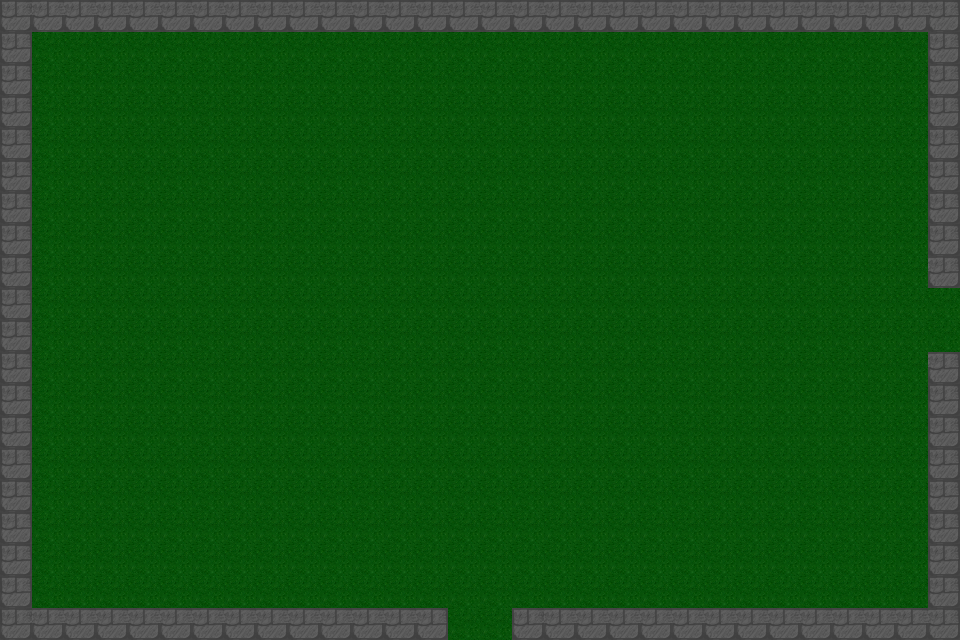

The image is a tile-based game level rendered from a .tmx file. Its description and complete source (layers, tilesets, objects, tile grids) follow:
An orthogonal 30x20 tile map with 32x32 px tiles, 1 tile layer (Tile layer 1), 2 tilesets and 15 objects.

<map version="1.10" tiledversion="1.11.2" orientation="orthogonal" renderorder="right-down" width="30" height="20" tilewidth="32" tileheight="32" infinite="0" nextlayerid="3" nextobjectid="1">
    <tileset firstgid="1" name="Town Tileset" tilewidth="32" tileheight="32" tilecount="64" columns="8">
        <image source="../tiles/World H Tileset.png" trans="ff00ff" width="256" height="256" />
        <tile id="4">
            <objectgroup draworder="index" id="2">
                <object id="1" x="0" y="0" width="32" height="32" />
            </objectgroup>
        </tile>
        <tile id="5">
            <objectgroup draworder="index" id="2">
                <object id="1" x="0" y="0" width="32" height="32" />
            </objectgroup>
        </tile>
        <tile id="6">
            <objectgroup draworder="index" id="2">
                <object id="1" x="0" y="0" width="32" height="32" />
            </objectgroup>
        </tile>
        <tile id="7">
            <objectgroup draworder="index" id="2">
                <object id="1" x="0" y="0" width="32" height="32" />
            </objectgroup>
        </tile>
        <tile id="8">
            <objectgroup draworder="index" id="2">
                <object id="1" x="0" y="0" width="32" height="32" />
            </objectgroup>
        </tile>
        <tile id="10">
            <objectgroup draworder="index" id="2">
                <object id="1" x="0" y="32" width="32" height="0" />
            </objectgroup>
        </tile>
        <tile id="11">
            <objectgroup draworder="index" id="2">
                <object id="1" x="0" y="32" width="32" height="0" />
                <object id="2" x="32" y="0" width="0" height="32" />
            </objectgroup>
        </tile>
        <tile id="12">
            <objectgroup draworder="index" id="2">
                <object id="1" x="32" y="0" width="0" height="32" />
            </objectgroup>
        </tile>
        <tile id="13">
            <objectgroup draworder="index" id="2">
                <object id="1" x="0" y="32" width="32" height="0" />
                <object id="2" x="0" y="32" width="32" height="0" />
                <object id="3" x="0" y="0" width="0" height="32" />
            </objectgroup>
        </tile>
        <tile id="14">
            <objectgroup draworder="index" id="2">
                <object id="1" x="0" y="0" width="0" height="32" />
            </objectgroup>
        </tile>
        <tile id="16">
            <objectgroup draworder="index" id="2">
                <object id="1" x="0" y="0" width="32" height="32" />
            </objectgroup>
        </tile>
        <tile id="24">
            <objectgroup draworder="index" id="2">
                <object id="1" x="0" y="0" width="32" height="32" />
            </objectgroup>
        </tile>
    </tileset>
    <tileset firstgid="65" name="Dungeon Crawler Tileset" tilewidth="32" tileheight="32" tilecount="100" columns="10">
        <image source="../tiles/Dungeon_Tile.png" trans="" width="320" height="320" />
    </tileset>
    <layer id="1" name="Tile layer 1" width="30" height="20">
        <data encoding="csv">
9,6,6,6,6,6,6,6,6,6,6,6,6,6,6,6,6,6,6,6,6,6,6,6,6,6,6,6,6,7,
8,2,2,2,2,2,2,2,2,2,2,2,2,2,2,2,2,2,2,2,2,2,2,2,2,2,2,2,2,8,
8,2,2,2,2,2,2,2,2,2,2,2,2,2,2,2,2,2,2,2,2,2,2,2,2,2,2,2,2,8,
8,2,2,2,2,2,2,2,2,2,2,2,2,2,2,2,2,2,2,2,2,2,2,2,2,2,2,2,2,8,
8,2,2,2,2,2,2,2,2,2,2,2,2,2,2,2,2,2,2,2,2,2,2,2,2,2,2,2,2,8,
8,2,2,2,2,2,2,2,2,2,2,2,2,2,2,2,2,2,2,2,2,2,2,2,2,2,2,2,2,8,
8,2,2,2,2,2,2,2,2,2,2,2,2,2,2,2,2,2,2,2,2,2,2,2,2,2,2,2,2,8,
8,2,2,2,2,2,2,2,2,2,2,2,2,2,2,2,2,2,2,2,2,2,2,2,2,2,2,2,2,8,
8,2,2,2,2,2,2,2,2,2,2,2,2,2,2,2,2,2,2,2,2,2,2,2,2,2,2,2,2,7,
8,2,2,2,2,2,2,2,2,2,2,2,2,2,2,2,2,2,2,2,2,2,2,2,2,2,2,2,2,2,
8,2,2,2,2,2,2,2,2,2,2,2,2,2,2,2,2,2,2,2,2,2,2,2,2,2,2,2,2,2,
8,2,2,2,2,2,2,2,2,2,2,2,2,2,2,2,2,2,2,2,2,2,2,2,2,2,2,2,2,7,
8,2,2,2,2,2,2,2,2,2,2,2,2,2,2,2,2,2,2,2,2,2,2,2,2,2,2,2,2,8,
8,2,2,2,2,2,2,2,2,2,2,2,2,2,2,2,2,2,2,2,2,2,2,2,2,2,2,2,2,8,
8,2,2,2,2,2,2,2,2,2,2,2,2,2,2,2,2,2,2,2,2,2,2,2,2,2,2,2,2,8,
8,2,2,2,2,2,2,2,2,2,2,2,2,2,2,2,2,2,2,2,2,2,2,2,2,2,2,2,2,8,
8,2,2,2,2,2,2,2,2,2,2,2,2,2,2,2,2,2,2,2,2,2,2,2,2,2,2,2,2,8,
8,2,2,2,2,2,2,2,2,2,2,2,2,2,2,2,2,2,2,2,2,2,2,2,2,2,2,2,2,8,
8,2,2,2,2,2,2,2,2,2,2,2,2,2,2,2,2,2,2,2,2,2,2,2,2,2,2,2,2,8,
9,6,6,6,6,6,6,6,6,6,6,6,6,7,2,2,9,6,6,6,6,6,6,6,6,6,6,6,6,7
        </data>
    </layer>
</map>
